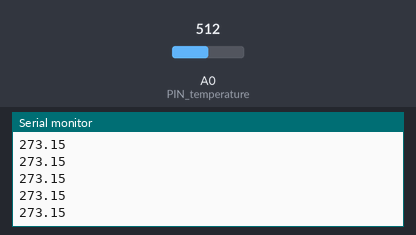
A sketch run on a simulated Arduino Uno, built with avr-gcc and run on an emulated ATmega328P. Shown: the last lines printed to the serial monitor. Inputs (shaded band) come from the test bench; at power-on: A0 (PIN_temperature) = 512.

Above: at 1.2 s.
1.3 s: A0 (PIN_temperature) set to 0
At 1.69 s:
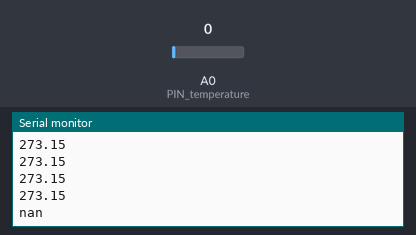
3.5 s: A0 (PIN_temperature) set to 122
At 3.69 s:
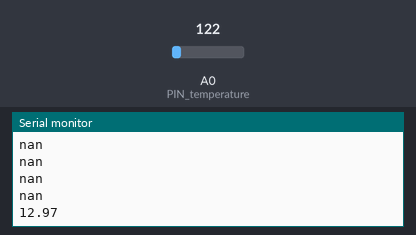

The sketch:

capteur_temperature.ino
```cpp
#include <math.h>
#define PIN_temperature   A0  // Broche capteur température

float B = 3975.0;
void setup()
{
  Serial.begin(9600);
  pinMode(PIN_temperature,INPUT);
}

void loop()
{
  int valeur_brute = analogRead(PIN_temperature);

  //float temperature_celcius = valeur_brute*5.0/10.24-50.0;
  //float temperature_celcius = 0.1463*valeur_brute - 51.713;
  float temperature_celcius = -(1/(log((1023-valeur_brute)/valeur_brute)/B+1/298.15)-273.15);


  Serial.println(temperature_celcius);
  //Serial.println(valeur_brute);
  delay(250);
}
```

Measured:
- after the input at 1.3 s, the serial monitor: prints a new line after 0.21 s (image 1)
- after the input at 3.5 s, the serial monitor: prints a new line at once (image 2)
